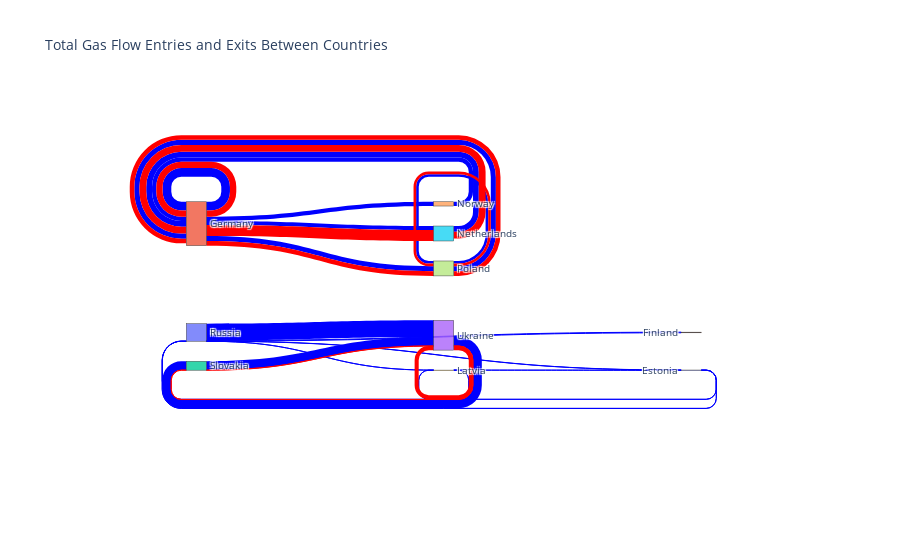

Source (notebook cell):
### Code cell
# Create the Sankey diagram
fig = go.Figure(go.Sankey(
    node=nodes,
    link=links
))

# Update the layout
fig.update_layout(
    title_text="Total Gas Flow Entries and Exits Between Countries",
    font_size=10,  
)

# Show the figure
fig.show()

### Figure 1 — Plotly figure (JSON) as saved in the notebook; plotly's stock layout.template omitted (floating-point values rounded to 4 significant figures)
{"data": [{"link": {"color": ["blue", "blue", "blue", "blue", "blue", "blue", "blue", "blue", "blue", "blue", "blue", "blue", "blue", "blue", "blue", "blue", "blue", "blue", "blue", "blue", "blue", "red", "red", "red", "red", "red", "red", "red", "red", "red", "red", "red", "red", "red", "red", "red", "red", "red", "red", "red", "red", "red"], "customdata": ["Entries", "Entries", "Entries", "Entries", "Entries", "Entries", "Entries", "Entries", "Entries", "Entries", "Entries", "Entries", "Entries", "Entries", "Entries", "Entries", "Entries", "Entries", "Entries", "Entries", "Entries", "Exits", "Exits", "Exits", "Exits", "Exits", "Exits", "Exits", "Exits", "Exits", "Exits", "Exits", "Exits", "Exits", "Exits", "Exits", "Exits", "Exits", "Exits", "Exits", "Exits", "Exits"], "hovertemplate": "Flow Type: %{customdata}<br>Source: %{source.label}<br>Target: %{target.label}<br>Value: %{value}<extra></extra>", "source": [6, 10, 10, 1, 1, 1, 1, 9, 9, 5, 5, 4, 7, 7, 0, 0, 0, 0, 2, 3, 3, 3, 9, 0, 1, 5, 4, 7, 10, 0, 1, 5, 1, 1, 7, 10, 11, 9, 3, 3, 2, 3], "target": [3, 9, 0, 1, 5, 4, 7, 10, 0, 1, 5, 1, 1, 7, 10, 11, 9, 3, 3, 2, 3, 6, 10, 10, 1, 1, 1, 1, 9, 9, 5, 5, 4, 7, 7, 0, 0, 0, 0, 2, 3, 3], "value": [0, 74963383, 227070258, 15150000000.0, 6920000000.0, 7473000000.0, 8886846108, 74963383, 74963383, 10060000000.0, 0, 7473000000.0, 8886846108, 4543287576, 227070258, 1087223100, 74963383, 29230000000.0, 15413503673, 15413503673, 0, 0, 0, 0, 11050000000.0, 11920000000.0, 0, 8098000000.0, 0, 0, 19220000000.0, 0, 0, 8098000000.0, 4543287576, 0, 0, 0, 0, 264663880, 264663880, 7117000000.0]}, "node": {"label": ["Russia", "Germany", "Slovakia", "Ukraine", "Norway", "Netherlands", "Belarus", "Poland", "Litva", "Latvia", "Estonia", "Finland", "Sweden"]}, "type": "sankey"}], "layout": {"font": {"size": 10}, "title": {"text": "Total Gas Flow Entries and Exits Between Countries"}}}
